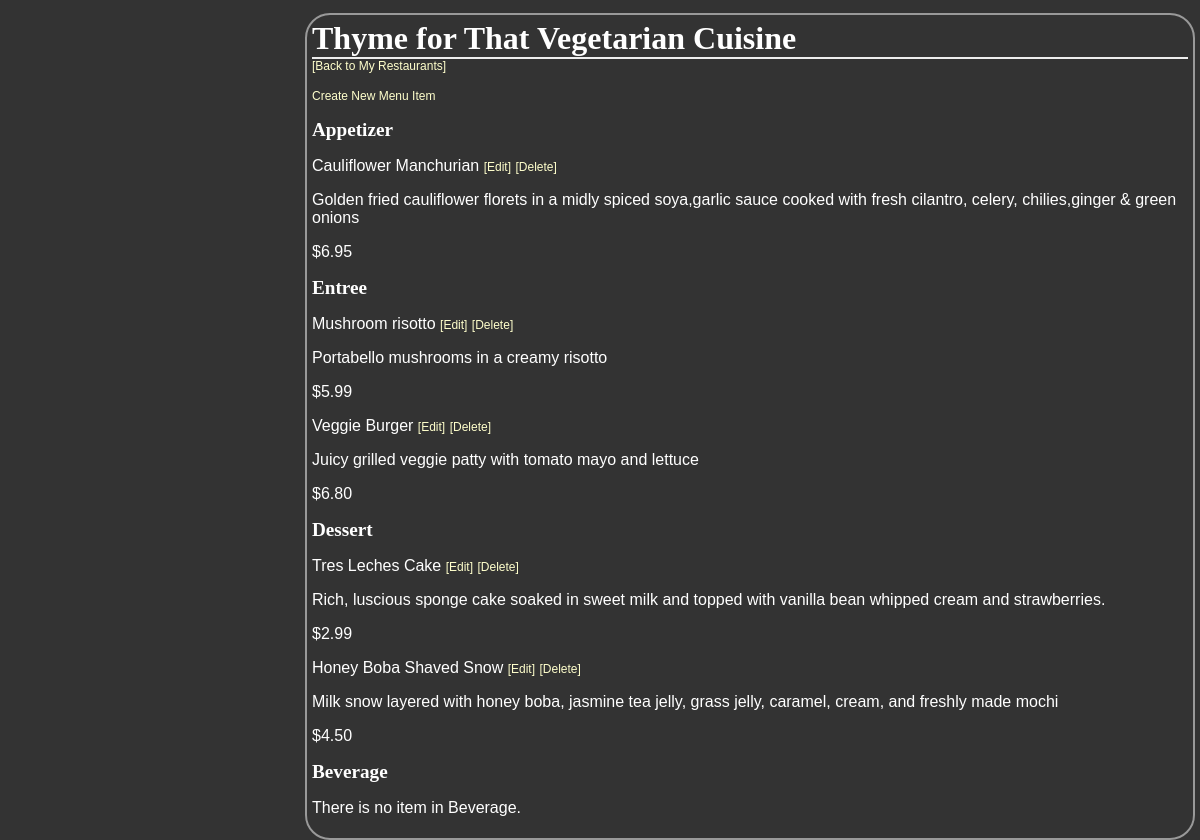
The app's page /restaurant/4/menu with its own data.
### database_setup.py (models this page shows, shortened)
class Restaurant(Base):
    __tablename__ = 'restaurant'
    id = Column(Integer, primary_key=True)
    name = Column(String(250), nullable=False)

class MenuItem(Base):
    __tablename__ = 'menu_item'
    name = Column(String(80), nullable=False)
    id = Column(Integer, primary_key=True)
    description = Column(String(250))
    price = Column(String(8))
    course = Column(String(250))
    restaurant_id = Column(Integer, ForeignKey('restaurant.id'))
    restaurant = relationship(Restaurant)

### finalproject.py (the view)
@app.route('/restaurant/<int:restaurant_id>')
@app.route('/restaurant/<int:restaurant_id>/')
@app.route('/restaurant/<int:restaurant_id>/menu')
def showMenu(restaurant_id):
    restaurant = session.query(Restaurant).filter_by(id=restaurant_id).one()
    items = session.query(MenuItem).filter_by(restaurant_id=restaurant_id).all()
    appetizerItems = session.query(MenuItem).filter_by(restaurant_id=restaurant_id, course="Appetizer").all()
    entreeItems = session.query(MenuItem).filter_by(restaurant_id=restaurant_id, course="Entree").all()
    dessertItems = session.query(MenuItem).filter_by(restaurant_id=restaurant_id, course="Dessert").all()
    beverageItems = session.query(MenuItem).filter_by(restaurant_id=restaurant_id, course="Beverage").all()
    return render_template('menu 2.html',
                           restaurant_id=restaurant_id,
                           restaurant=restaurant,
                           items=items,
                           appetizerItems=appetizerItems,
                           entreeItems=entreeItems,
                           dessertItems=dessertItems,
                           beverageItems=beverageItems)

### templates/menu 2.html (shortened to what this page needs)
<html>
<head>
	<link rel=stylesheet type=text/css href="{{ url_for('static', filename='styles 2.css') }}">
</head>
<body>
	<div class='pane'>
	<h1>{{restaurant.name}}</h1>
	<a href="{{ url_for('showRestaurants') }}">[Back to My Restaurants]</a>
	{% if items==[] %}
	<p>There is no menu in this restaurant.</p>
	<p><a href="{{ url_for('newMenuItem', restaurant_id=restaurant_id) }}">Create New Menu Item</a></p>
	{% else %}
	<p><a href="{{ url_for('newMenuItem', restaurant_id=restaurant_id) }}">Create New Menu Item</a></p>
	<h2>Appetizer</h2>
	{% if appetizerItems == [] %}
	<p>There is no item in Appetizer.</p>
	{% else %}
	{% for item in appetizerItems %}
	<p>{{ item.name }}
		<a href="{{ url_for('editMenuItem', restaurant_id=restaurant_id, menu_id=item.id) }}">  [Edit]</a>
		<a href="{{ url_for('deleteMenuItem', restaurant_id=restaurant_id, menu_id=item.id) }}"> [Delete]</a>
	</p>
	<p>{{ item.description }}</p>
	<p>{{item.price}}</p>
	{% endfor %}
	{% endif %}
	<h2>Entree</h2>
	{% if entreeItems == [] %}
	<p>There is no item in Entree.</p>
	{% else %}
	{% for item in entreeItems %}
	<p>{{ item.name }}
		<a href="{{ url_for('editMenuItem', restaurant_id=restaurant_id, menu_id=item.id) }}">  [Edit]</a>
		<a href="{{ url_for('deleteMenuItem', restaurant_id=restaurant_id, menu_id=item.id) }}"> [Delete]</a>
	</p>
	<p>{{ item.description }}</p>
	<p>{{ item.price }}</p>
	{% endfor %}
	{% endif %}
	<h2>Dessert</h2>
	{% if dessertItems == [] %}
	<p>There is no item in Dessert.</p>
	{% else %}
	{% for item in dessertItems %}
	<p>{{ item.name }}
		<a href="{{ url_for('editMenuItem', restaurant_id=restaurant_id, menu_id=item.id) }}">  [Edit]</a>
		<a href="{{ url_for('deleteMenuItem', restaurant_id=restaurant_id, menu_id=item.id) }}"> [Delete]</a>
	</p>
	<p>{{ item.description }}</p>
	<p>{{ item.price }}</p>
	{% endfor %}
	{% endif %}
	<h2>Beverage</h2>
	{% if beverageItems == [] %}
	<p>There is no item in Beverage.</p>
	{% endif %}
	{% endif %}
</div>
</body>
</html>

### static/styles 2.css (style rules this page uses)
body { font-family: sans-serif; color: white; background-color: #333333; background-image: url('https://cloud.githubusercontent.com/assets/9041401/6119508/7cbced14-b07e-11e4-9dbd-f01488203879.jpg'); }
h1, h2, h3, h4 { color: #FFFFFF; }
h1, h2 { font-family: 'Georgia', serif; margin: 0; }
h1 { border-bottom: 2px solid #eee; }
h2 { font-size: 1.2em; }
p { color: #ffffff; }
a { text-decoration: none; color:#FFFFCC; font-size: .75em; }
.pane { position:absolute; left: 25%; border: 2px solid; border-radius: 25px; padding: 5px; margin: 5px; border-color: #999999; background-color: #333333; }

### records on screen
Restaurant: name "Thyme for That Vegetarian Cuisine"
MenuItem: name "Cauliflower Manchurian", description "Golden fried cauliflower florets in a midly spiced soya,garlic sauce cooked with fresh cilantro, celery, chilies,ginger & green onions", price "$6.95"
MenuItem: name "Mushroom risotto", description "Portabello mushrooms in a creamy risotto", price "$5.99"
MenuItem: name "Veggie Burger", description "Juicy grilled veggie patty with tomato mayo and lettuce", price "$6.80"
MenuItem: name "Tres Leches Cake", description "Rich, luscious sponge cake soaked in sweet milk and topped with vanilla bean whipped cream and strawberries.", price "$2.99"
MenuItem: name "Honey Boba Shaved Snow", description "Milk snow layered with honey boba, jasmine tea jelly, grass jelly, caramel, cream, and freshly made mochi", price "$4.50"
